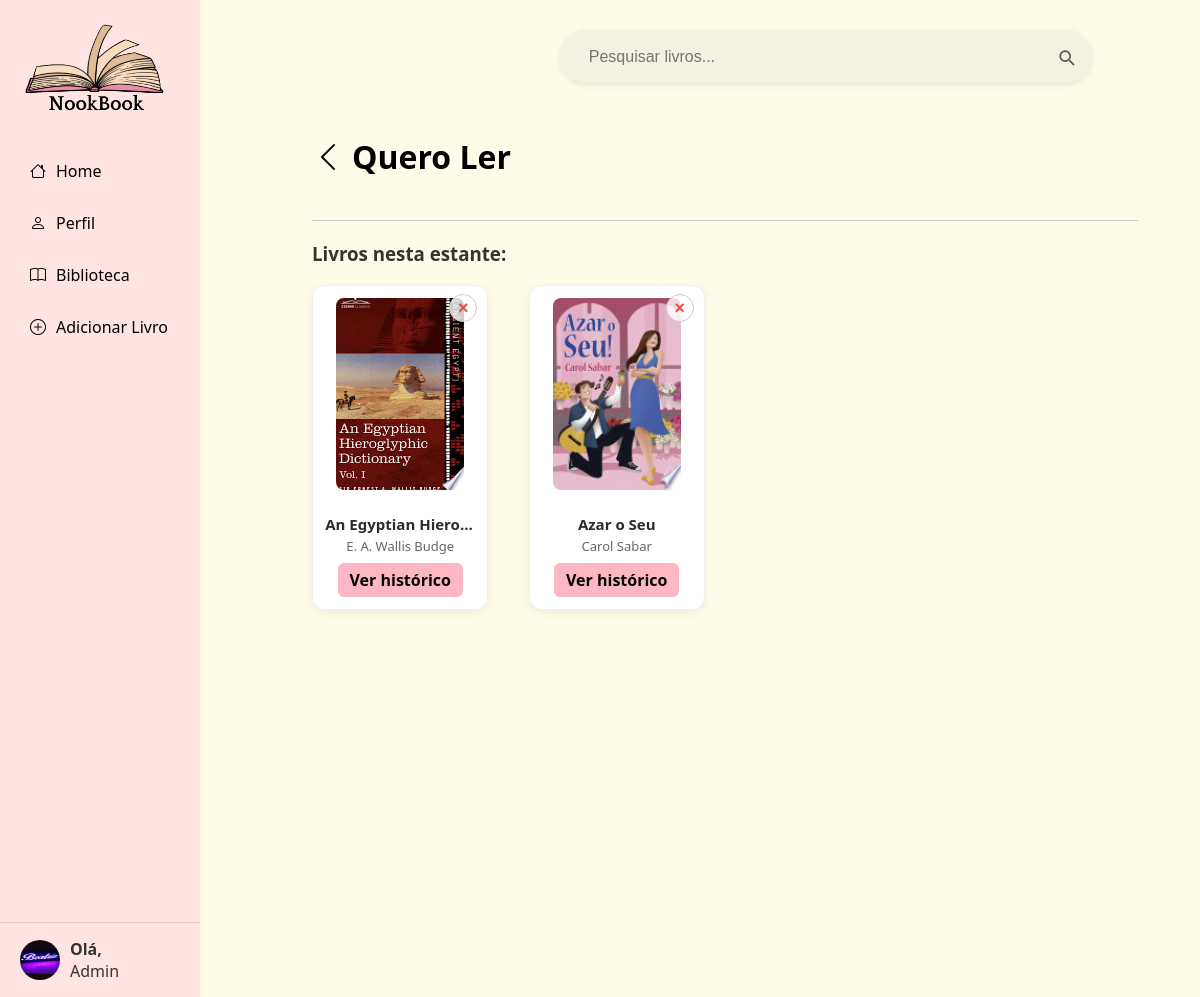
Page /biblio/biblioteca/estante/29/ (signed in) on the earlier database version.
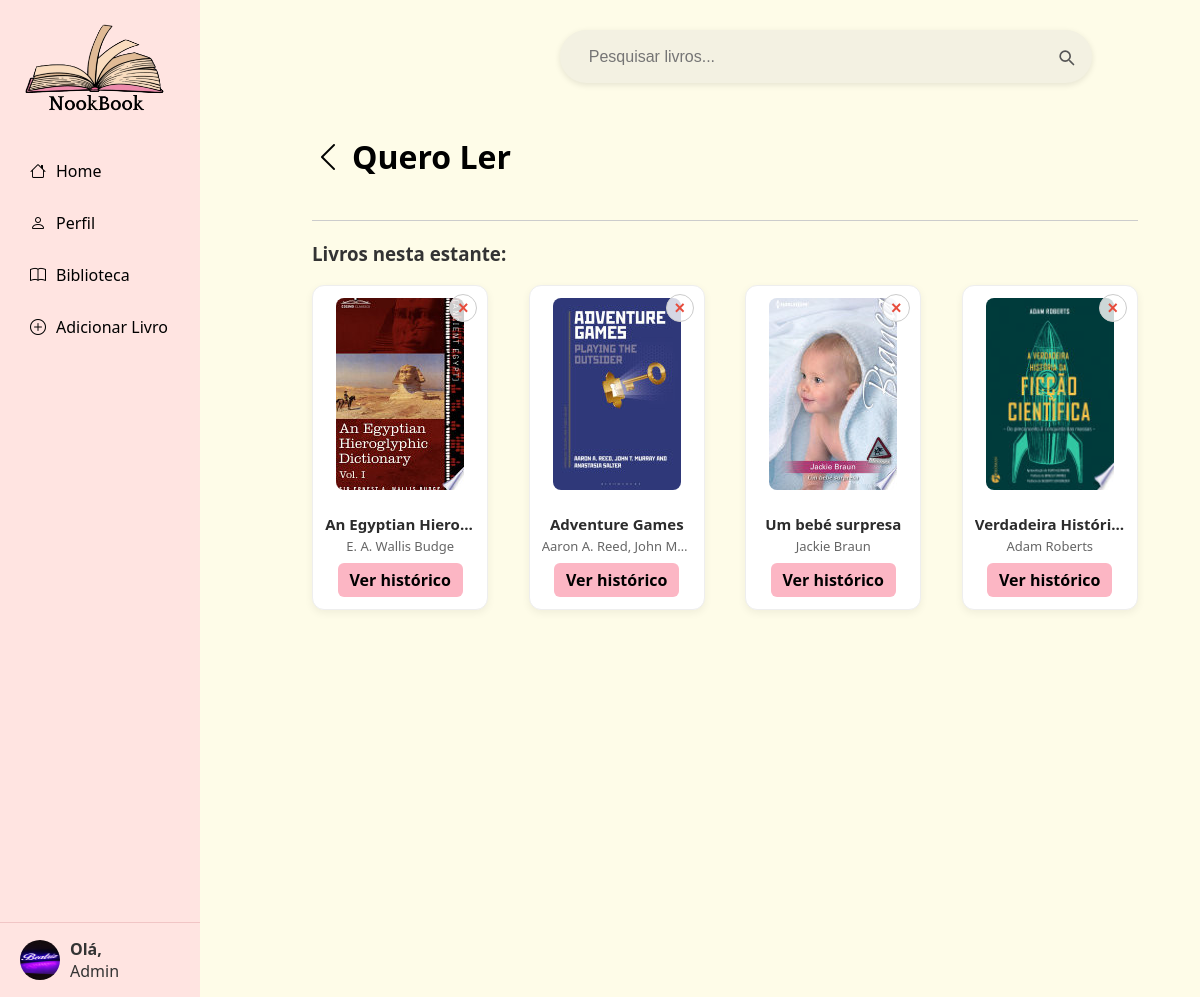
Same page on the later database version.
### nookbook/apps/Utilizadores/models.py (models this page shows, shortened)
class Utilizador(AbstractUser):
    nome = models.CharField(max_length=100, default="Utilizador")
    username = models.CharField(max_length=100, unique=True)
    email = models.EmailField(unique=True)
    biografia = models.CharField(max_length=1000, blank=True, null=True)
    foto_perfil = models.ImageField(upload_to=user_directory_path, blank=True, null=True)
    data_nascimento = models.DateField(blank=True, null=True)
    pais = models.CharField(max_length=100, blank=True, null=True)
    IDIOMAS_CHOICES = [
        ('pt', 'Português'),
        ('en', 'Inglês'),
        ('es', 'Espanhol'),
        ('fr', 'Francês'),
        ('de', 'Alemão'),
    ]
    idioma = models.CharField(max_length=10, choices=IDIOMAS_CHOICES, default='pt')
    generos_fav = models.ManyToManyField('Livros.Generos', blank=True, related_name='utilizadores')
    USERNAME_FIELD = "email"
    REQUIRED_FIELDS = ["username"]
    EMAIL_FIELD = "email"
    objects = UtilizadorManager()

### nookbook/apps/Biblioteca/models.py (models this page shows, shortened)
class Estante(models.Model):
    nome = models.CharField(max_length=50)
    utilizador = models.ForeignKey(Utilizador, on_delete=models.CASCADE, related_name='estantes')
    cor = models.CharField(max_length=7, blank=True, null=True, default="#f9b4c6")
    class Meta:
        unique_together = ['nome', 'utilizador']

### nookbook/apps/Livros/models.py (models this page shows, shortened)
class Livro(models.Model):
    titulo = models.CharField(max_length=255)
    autor = models.CharField(max_length=255)
    sinopse = models.TextField()
    num_pag = models.IntegerField(validators=[MinValueValidator(1)])
    capa = models.ImageField(upload_to='capas/', blank=True, null=True, default='capas/capa_default.png')
    ano_publicacao = models.PositiveIntegerField(null=True, blank=True)
    generos = models.ManyToManyField('Generos', related_name='livros')
    palavra_chave = models.ManyToManyField('PalavraChave', blank=True, related_name='livros')
    editora = models.ForeignKey('Editora', on_delete=models.SET_NULL, null=True, blank=True, related_name='livros')
    isbn = models.CharField(max_length=20, unique=True, blank=True, null=True)
    idioma = models.ForeignKey('Idioma', on_delete=models.SET_NULL, null=True, blank=True)
    google_id = models.CharField(max_length=50, blank=True, null=True, unique=True)

### nookbook/apps/Biblioteca/views.py (the view)
# urls.py: path('biblioteca/estante/<int:estante_id>/', views.pagina_estante, name='pagina_estante'),
@login_required
def pagina_estante(request, estante_id):
    estante = get_object_or_404(Estante, id=estante_id, utilizador=request.user)
    livros_na_estante = Biblioteca.objects.filter(estante_customizada=estante).select_related('livro')
    livros = [b.livro for b in livros_na_estante]
    leituras = Leitura.objects.filter(utilizador=request.user)
    leituras_dict = {l.livro_id: l.id for l in leituras}
    query = request.GET.get('q')
    resultados = []
    if query:
        resultados = Livro.objects.filter(
            Q(titulo__icontains=query) | Q(autor__icontains=query)
        ).exclude(id__in=[livro.id for livro in livros])[:10]
    context = {
        'estante': estante,
        'livros': livros,
        'resultados': resultados,
        'leituras_dict': leituras_dict,
    }
    return render(request, 'estante.html', context)

### nookbook/apps/Biblioteca/templatetags/custom_filters.py (called while the page is built)
@register.filter
def get_item(dictionary, key):
    return dictionary.get(key)

### nookbook/apps/Biblioteca/templates/estante.html (shortened to what this page needs)
{% extends 'base.html' %}
{% load static %}
{% load custom_filters %}
{% block extra_head %}
<link rel="stylesheet" href="{% static 'Biblioteca/css/estante.css' %}">
{% endblock %}
{% block content %}
  <div class="pagina-estante">
    <div class="estante-header">
<h2 class="estante-titulo">
  <a href="/biblio/biblioteca/" class="voltar-biblioteca">
    <i class="bi bi-chevron-left"></i> <strong>{{ estante.nome }}</strong>
  </a>
</h2>
    </div>
    <h3>Livros nesta estante:</h3>
    {% if livros %}
      <div class="estante-livros-grid">
  {% for livro in livros %}
    <div class="livro-card-estante">
      <form action="{% url 'remover_livro_estante' %}" method="POST" class="remover-form">
        <button type="submit" class="btn-remover" title="Remover">×</button>
      </form>
      <a href="{% url 'detalhe_livro' livro.id %}?voltar_para={{ request.path }}">
        {% if livro.capa %}
          <img src="{{ livro.capa.url }}" alt="Capa de {{ livro.titulo }}" class="capa">
        {% else %}
          <img src="{% static 'imagens/capa_default.png' %}" alt="Sem capa" class="capa">
        {% endif %}
      </a>
      <div class="info-livro-estante">
        <h3>{{ livro.titulo }}</h3>
        <p>{{ livro.autor }}</p>
        {% with leituras_dict|get_item:livro.id as leitura_id %}
            <a href="{% url 'iniciar_ou_ver_leitura' livro.id %}" class="btn-historico">Ver histórico</a>
        {% endwith %}
      </div>
    </div>
  {% endfor %}
</div>
    {% else %}
      <p>Esta estante ainda não tem livros.</p>
    {% endif %}
  </div>
{% endblock %}

### nookbook/templates/base.html (shortened to what this page needs)
{% load static %}
<!DOCTYPE html>
<html lang="pt">
<head>
    <link rel="stylesheet" href="{% static 'css/styles.css' %}">
    <link href="https://cdn.jsdelivr.net/npm/bootstrap-icons/font/bootstrap-icons.css" rel="stylesheet">
    {% block extra_head %}{% endblock %}
</head>
<body>
<div class="container-menu">
    <aside id="sidebar" class="sidebar">
        <div class="top">
            <div class="logo">
                {% if user.is_authenticated %}
                    <a href="{% url 'inicio' %}">
                {% else %}
                    <a href="{% url 'pagina_inicial' %}">
                {% endif %}
                    <img src="{% static 'imagens/logo.png' %}" alt="Logo">
                    </a>
            </div>
        </div>
        <nav class="nav">
            <a href="{% if user.is_authenticated %}{% url 'inicio' %}{% else %}{% url 'pagina_login' %}{% endif %}" class="nav-item {% if request.resolver_match.url_name == 'inicio' %}active{% endif %}">
                <i class="bi bi-house"></i> Home
            </a>
            <a href="{% if user.is_authenticated %}{% url 'perfil' %}{% else %}{% url 'pagina_login' %}{% endif %}" class="nav-item {% if request.resolver_match.url_name == 'perfil' %}active{% endif %}">
                <i class="bi bi-person"></i> Perfil
            </a>
            <a href="{% if user.is_authenticated %}{% url 'pagina_biblioteca' %}{% else %}{% url 'pagina_login' %}{% endif %}" class="nav-item {% if request.resolver_match.url_name == 'pagina_biblioteca' %}active{% endif %}">
                <i class="bi bi-book"></i> Biblioteca
            </a>
            <a href="{% if user.is_authenticated %}{% url 'adicionar_livro' %}{% else %}{% url 'pagina_login' %}{% endif %}" class="nav-item {% if request.resolver_match.url_name == 'adicionar_livro' %}active{% endif %}">
                <i class="bi bi-plus-circle"></i> Adicionar Livro
            </a>
        </nav>
        <div class="bottom-profile">
            <a href="{% url 'perfil' %}" class="profile-link">
                {% if user.is_authenticated and user.foto_perfil %}
                <img src="{{ user.foto_perfil.url }}" alt="Perfil">
                {% else %}
                <img src="{% static 'imagens/profile_picture.png' %}" alt="Perfil">
                {% endif %}
                <div class="profile-info">
                    <strong>Olá,</strong><br>
                    <span>
                        {% if user.is_authenticated %}
                        {{ user.username }}
                        {% else %}
                        Visitante
                        {% endif %}
                    </span>
                </div>
            </a>
        </div>
    </aside>
    <main id="main-content">
        {% if not esconder_barra_pesquisa %}
        <div class="topo-detalhes-pesquisa">
            <form action="{% url 'pesquisar_livros' %}" method="get" class="barra-pesquisa-estilizada">
                <input type="text" name="q" placeholder="Pesquisar livros..." required>
                <button type="submit" aria-label="Pesquisar">
                    <svg xmlns="http://www.w3.org/2000/svg" width="20" height="20" fill="none" viewBox="0 0 24 24" stroke="currentColor">
                        <path stroke-linecap="round" stroke-linejoin="round" stroke-width="2" d="M21 21l-4.35-4.35M17 11a6 6 0 11-12 0 6 6 0 0112 0z"/>
                    </svg>
                </button>
            </form>
        </div>
        {% endif %}
        {% block content %}
        {% endblock %}
    </main>
</div>
</body>
</html>

### nookbook/static/css/styles.css (style rules this page uses)
body { font-family: 'Segoe UI', sans-serif; background-color: #fefce8; color: #333; padding-left: 50px; margin: 0; }
.container-menu { display: flex; min-height: 100vh; }
.sidebar { width: 200px; background-color: #ffe4e1; display: flex; flex-direction: column; justify-content: space-between; position: fixed; top: 0; left: 0; bottom: 0; z-index: 1000; transition: transform 0.3s ease; overflow-y: auto; height: 100%; }
.sidebar .top { padding: 20px; display: flex; align-items: center; justify-content: center; }
.sidebar .logo img { height: 100px; }
.nav { flex-grow: 1; }
.nav-item { display: flex; align-items: center; padding: 15px 5px 15px 10px; margin: 0 20px; text-decoration: none; color: #000; border-radius: 12px; transition: background-color 0.2s, box-shadow 0.2s; }
.nav-item i { margin-right: 10px; }
.bottom-profile { display: flex; align-items: center; padding: 15px 20px; border-top: 1px solid #f1c5c5; }
.bottom-profile img { width: 40px; height: 40px; border-radius: 50%; margin-right: 10px; }
.profile-link { display: flex; align-items: center; text-decoration: none; color: inherit; }
#main-content { margin-left: 200px; padding: 30px; width: calc(100% - 200px); box-sizing: border-box; }
.barra-pesquisa-estilizada { display: flex; align-items: center; background-color: #f3f1e2; border-radius: 999px; padding: 0.6rem 1rem; box-shadow: 0 2px 6px rgba(0, 0, 0, 0.1); max-width: 500px; width: 100%; min-width: 240px; gap: 8px; margin-bottom: 20px; margin-left: 280px; }
.barra-pesquisa-estilizada input { flex: 1; border: none; background: transparent; padding: 0.5rem 0.8rem; font-size: 1rem; outline: none; color: #333; }
.barra-pesquisa-estilizada button { background: none; border: none; cursor: pointer; color: #555; padding: 0; display: flex; align-items: center; font-size: 1.2rem; }

### nookbook/apps/Biblioteca/static/Biblioteca/css/estante.css (style rules this page uses)
.pagina-estante { padding: 2rem; min-height: 100vh; }
.pagina-estante h2 { font-size: 2rem; margin-bottom: 2rem; color: #333; text-align: center; }
.estante-livros-grid { display: grid; grid-template-columns: repeat(auto-fill, minmax(160px, 1fr)); gap: 2.5rem; justify-items: center; }
.estante-header { display: flex; justify-content: space-between; align-items: center; padding-bottom: 10px; margin-bottom: 20px; flex-wrap: wrap; border-bottom: 1px solid #ccc; background-color: transparent; box-shadow: none; border-radius: 0; }
.estante-titulo { font-size: 24px; font-weight: bold; color: #333; margin-top: 0; }
.voltar-biblioteca { color: #000; text-decoration: none; font-weight: normal; display: inline-flex; align-items: center; gap: 8px; transition: color 0.2s ease; }
.livro-card-estante { background: #fff; border: 1px solid #eee; border-radius: 12px; padding: 12px; box-shadow: 0 3px 8px rgba(0, 0, 0, 0.06); display: flex; flex-direction: column; align-items: center; justify-content: flex-start; width: 150px; transition: transform 0.2s ease; position: relative; }
.livro-card-estante img { width: 128px; height: 192px; object-fit: cover; border-radius: 8px; margin-bottom: 0.8rem; }
.info-livro-estante { text-align: center; width: 100%; }
.info-livro-estante h3 { font-size: 15px; font-weight: bold; margin: 0.4rem 0 0.2rem; white-space: nowrap; overflow: hidden; text-overflow: ellipsis; color: #2c2c2c; }
.info-livro-estante p { font-size: 13px; color: #666; margin: 0; white-space: nowrap; overflow: hidden; text-overflow: ellipsis; }
.remover-form { position: absolute; top: 8px; right: 10px; }
.btn-remover { background-color: #ffffffcc; border: 1px solid #ccc; border-radius: 50%; color: #e74c3c; font-size: 18px; width: 28px; height: 28px; line-height: 1; cursor: pointer; text-align: center; font-weight: bold; transition: background-color 0.2s ease, color 0.2s ease; }
.btn-historico { background-color: #fcb6c4; color: black; padding: 6px 12px; border-radius: 6px; text-decoration: none; font-weight: bold; display: inline-block; margin-top: 8px; }

Differences in the rows shown:
no longer on this page (row edited): Livro: capa (picture), titulo "Azar o Seu", autor "Carol Sabar"
added Livro: capa (picture), titulo "Adventure Games", autor "Aaron A. Reed, John M…"
now on this page (row edited): Livro: capa (picture), titulo "Um bebé surpresa", autor "Jackie Braun"
added Livro: capa (picture), titulo "Verdadeira Históri…", autor "Adam Roberts"
